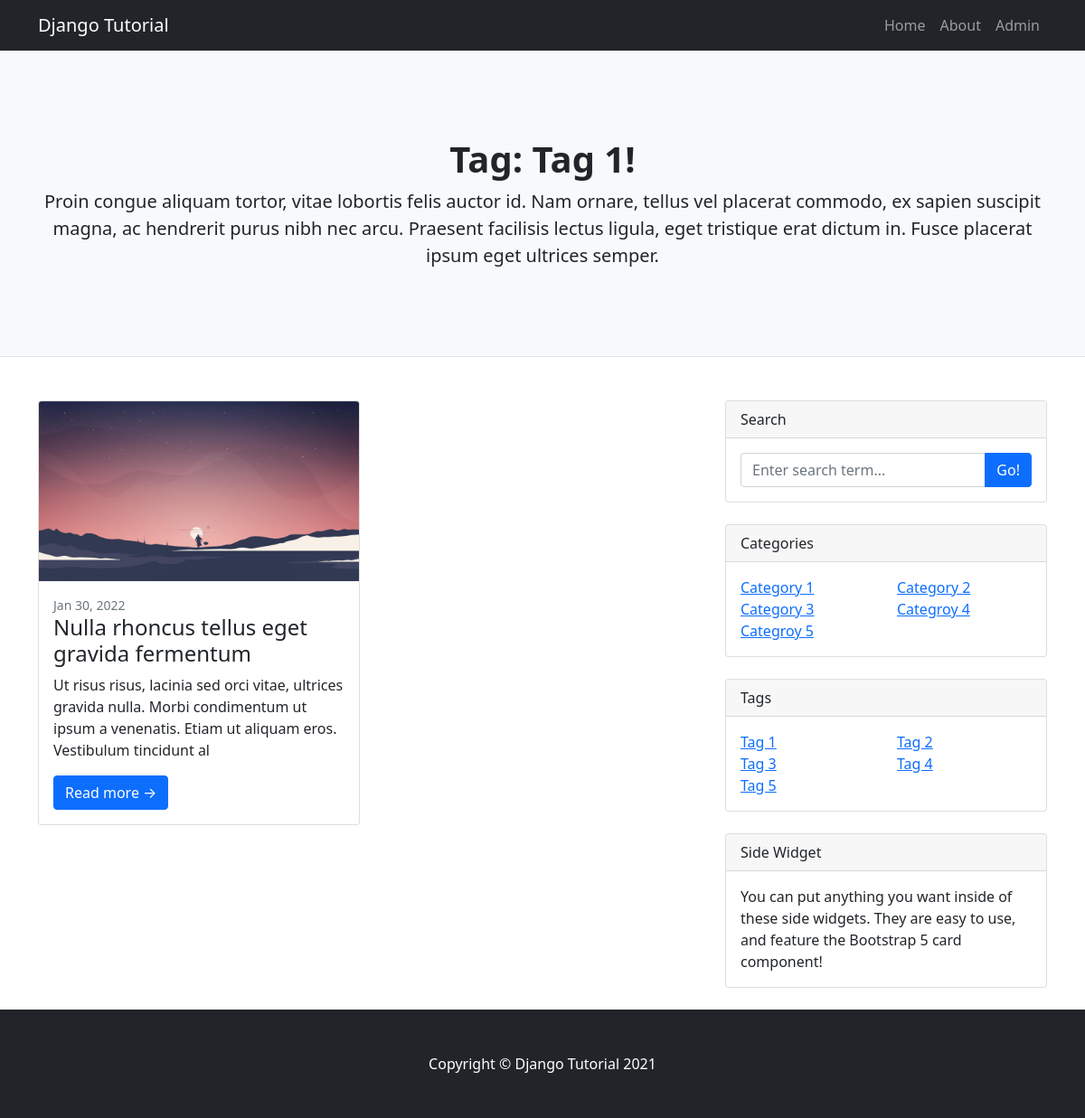
Page /tag/tag-1 on the committed database.
### blog/models.py (models this page shows, shortened)
class Site(models.Model):
    name = models.CharField(max_length=200)
    description = models.TextField()
    logo = models.ImageField(upload_to='logo/')

class Tag(models.Model):
    name = models.CharField(max_length=200)
    slug = models.SlugField()
    description = models.TextField()

class Post(models.Model):
    title = models.CharField(max_length=200)
    slug = models.SlugField()
    content = RichTextField()
    featured_image = models.ImageField(upload_to='images/')
    is_published = models.BooleanField(default=False)
    created_at = models.DateField(auto_now=True)
    category = models.ForeignKey(Category, on_delete=models.CASCADE)
    tag = models.ManyToManyField(Tag)
    user = models.ForeignKey(settings.AUTH_USER_MODEL,
                             on_delete=models.CASCADE)

class Category(models.Model):
    name = models.CharField(max_length=200)
    slug = models.SlugField()
    description = models.TextField()
    class Meta:
        verbose_name_plural = "categories"

### blog/views.py (the view)
# urls.py: path('tag/<slug:slug>', views.tag, name='tag'),
def tag(request, slug):
    site = Site.objects.first()
    posts = Post.objects.filter(tag__slug=slug).filter(is_published=True)
    requested_tag = Tag.objects.get(slug=slug)
    categories = Category.objects.all()
    tags = Tag.objects.all()
    page = request.GET.get('page', '')  # Get the current page number
    posts = Post.objects.filter(tag__slug=slug).filter(is_published=True)
    paginator = Paginator(posts, 1)  # Showing 1 post for every page
    try:
        posts = paginator.page(page)
    except PageNotAnInteger:
        posts = paginator.page(1)
    except EmptyPage:
        posts = paginator.page(paginator.num_pages)
    return render(request, 'tag.html', {
        'site': site,
        'posts': posts,
        'tag': requested_tag,
        'categories': categories,
        'tags': tags,
    })

### templates/tag.html (shortened to what this page needs)
{% extends 'layout.html' %}
{% block header %}
    <header class="py-5 bg-light border-bottom mb-4">
        <div class="container">
            <div class="text-center my-5">
                <h1 class="fw-bolder">Tag: {{ tag.name }}!</h1>
                <p class="lead mb-0">{{ tag.description }}</p>
            </div>
        </div>
    </header>
{% endblock header %}
{% block content %}
    {% include 'vendor/post-list.html' %}
    {% include 'vendor/sidebar.html' %}
{% endblock content %}

### templates/layout.html (shortened to what this page needs)
<!DOCTYPE html>
<html lang="en">
<head>
  <link href="https://cdn.jsdelivr.net/npm/bootstrap@5.1.3/dist/css/bootstrap.min.css" rel="stylesheet"
 />
  {% load static %}
  <link href="{% static "css/style.css" %}" rel="stylesheet">
</head>
<body>
  <nav class="navbar navbar-expand-lg navbar-dark bg-dark">
    <div class="container">
      <a class="navbar-brand" href="/">{{ site.name }}</a>
      <div class="collapse navbar-collapse" id="navbarSupportedContent">
        <ul class="navbar-nav ms-auto mb-2 mb-lg-0">
          <li class="nav-item"><a class="nav-link" href="/">Home</a></li>
          <li class="nav-item"><a class="nav-link" href="#">About</a></li>
          <li class="nav-item">
            <a class="nav-link" href="/admin">Admin</a>
          </li>
        </ul>
      </div>
    </div>
  </nav>
  {% block header %}{% endblock header %}
  <div class="container mt-5">
    <div class="row">{% block content %}{% endblock content %}</div>
  </div>
  <footer class="py-5 bg-dark">
    <div class="container">
      <p class="m-0 text-center text-white">
        Copyright &copy; {{ site.name }} 2021
      </p>
    </div>
  </footer>
</body>
</html>

### templates/vendor/post-list.html (shortened to what this page needs)
<div class="col-lg-8">
    <div class="row">
        {% for post in posts %}
            <div class="col-md-6">
                <div class="card mb-4 px-md-0">
                    <a href="{% url 'post' post.slug %}"><img class="card-img-top"
                            src="{{ post.featured_image.url }}" alt="..." /></a>
                    <div class="card-body">
                        <div class="small text-muted">{{ post.created_at|date:"M d, Y" }}
                        </div>
                        <h2 class="card-title h4">{{ post.title }}</h2>
                        <p class="card-text">{{ post.content|striptags|slice:150 }}</p>
                        <a class="btn btn-primary" href="{% url 'post' post.slug %}">Read more
                            →</a>
                    </div>
                </div>
            </div>
        {% endfor %}
    </div>
</div>

### templates/vendor/sidebar.html (shortened to what this page needs)
<div class="col-lg-4">
    <div class="card mb-4">
        <div class="card-header">Search</div>
        <form class="card-body" action="{% url 'search' %}" method="POST" role="search">
            <div class="input-group">
                <input class="form-control" type="text" placeholder="Enter search term..."
                    aria-label="Enter search term..." aria-describedby="button-search" name="q" />
                <button class="btn btn-primary" id="button-search" type="submit">Go!</button>
            </div>
        </form>
    </div>
    <div class="card mb-4">
        <div class="card-header">Categories</div>
        <div class="card-body">
            <ul class="list-unstyled mb-0 row">
                {% for category in categories %}
                    <li class="col-sm-6"><a
                            href="{% url 'category' category.slug %}">{{ category.name }}</a>
                    </li>
                {% endfor %}
            </ul>
        </div>
    </div>
    <div class="card mb-4">
        <div class="card-header">Tags</div>
        <div class="card-body">
            <ul class="list-unstyled mb-0 row">
                {% for tag in tags %}
                    <li class="col-sm-6"><a
                            href="{% url 'tag' tag.slug %}">{{ tag.name }}</a>
                    </li>
                {% endfor %}
            </ul>
        </div>
    </div>
    <div class="card mb-4">
        <div class="card-header">Side Widget</div>
        <div class="card-body">You can put anything you want inside of these side widgets. They are easy to
            use, and feature the Bootstrap 5 card component!</div>
    </div>
</div>

### rows in the picture
Site: name "Django Tutorial"
Tag: name "Tag 1", description "Proin congue aliquam tortor, vitae lobortis felis auctor id. Nam ornare, tellus vel placerat commodo, ex sapien suscipit magna, ac hendrerit purus nibh nec arcu. Praesent facilisis lectus ligula, eget tristique erat dictum in. Fusce placerat ipsum eget ultrices semper."
Post: featured_image (picture), created_at "Jan 30, 2022", title "Nulla rhoncus tellus eget gravida fermentum", content "Ut risus risus, lacinia sed orci vitae, ultrices gravida nulla. Morbi condimentum ut ipsum a venenatis. Etiam ut aliquam eros. Vestibulum tincidunt al"
Category: name "Category 1"
Category: name "Category 2"
Category: name "Category 3"
Category: name "Categroy 4"
Category: name "Categroy 5"
Tag: name "Tag 2"
Tag: name "Tag 3"
Tag: name "Tag 4"
Tag: name "Tag 5"
